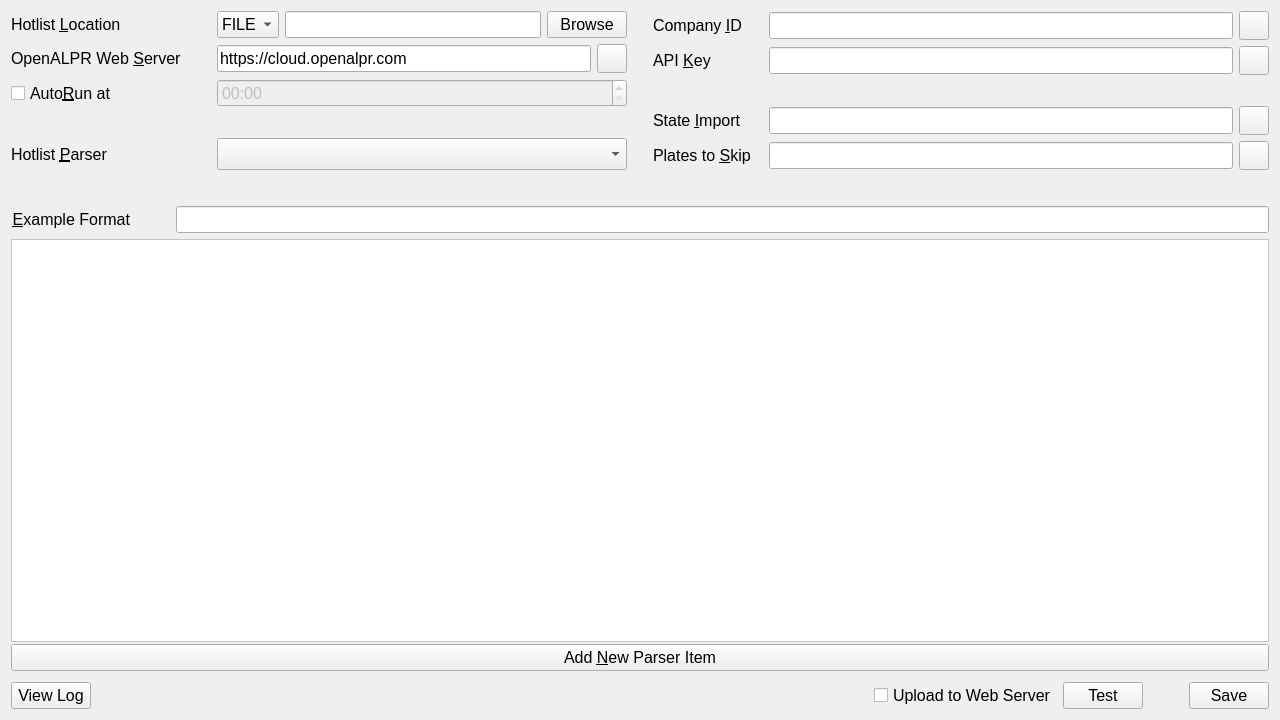
<?xml version="1.0" encoding="UTF-8"?>
<ui version="4.0">
 <class>OpenALPRHotListImporter</class>
 <widget class="QWidget" name="OpenALPRHotListImporter">
  <property name="geometry">
   <rect>
    <x>0</x>
    <y>0</y>
    <width>1280</width>
    <height>720</height>
   </rect>
  </property>
  <property name="sizePolicy">
   <sizepolicy hsizetype="Preferred" vsizetype="Fixed">
    <horstretch>0</horstretch>
    <verstretch>0</verstretch>
   </sizepolicy>
  </property>
  <property name="maximumSize">
   <size>
    <width>1280</width>
    <height>720</height>
   </size>
  </property>
  <property name="font">
   <font>
    <pointsize>12</pointsize>
   </font>
  </property>
  <property name="windowTitle">
   <string>OpenALPR Hotlist Importer</string>
  </property>
  <layout class="QVBoxLayout" name="verticalLayout_2">
   <item>
    <layout class="QHBoxLayout" name="horizontalLayout_2">
     <item>
      <layout class="QVBoxLayout" name="verticalLayout_4">
       <item>
        <layout class="QHBoxLayout" name="horizontalLayout_11">
         <item>
          <widget class="QLabel" name="label_4">
           <property name="minimumSize">
            <size>
             <width>200</width>
             <height>0</height>
            </size>
           </property>
           <property name="text">
            <string>Hotlist &amp;Location</string>
           </property>
           <property name="alignment">
            <set>Qt::AlignLeading|Qt::AlignLeft|Qt::AlignVCenter</set>
           </property>
           <property name="buddy">
            <cstring>comboHotlistLocation</cstring>
           </property>
          </widget>
         </item>
         <item>
          <widget class="QComboBox" name="comboHotlistLocation">
           <item>
            <property name="text">
             <string>FILE</string>
            </property>
           </item>
           <item>
            <property name="text">
             <string>URL</string>
            </property>
           </item>
          </widget>
         </item>
         <item>
          <widget class="QLineEdit" name="txtHotlistLocation"/>
         </item>
         <item>
          <widget class="QPushButton" name="btnBrowse">
           <property name="text">
            <string>Browse</string>
           </property>
          </widget>
         </item>
        </layout>
       </item>
       <item>
        <layout class="QHBoxLayout" name="horizontalLayout_9">
         <item>
          <widget class="QLabel" name="label_3">
           <property name="minimumSize">
            <size>
             <width>200</width>
             <height>0</height>
            </size>
           </property>
           <property name="font">
            <font>
             <pointsize>12</pointsize>
            </font>
           </property>
           <property name="layoutDirection">
            <enum>Qt::LeftToRight</enum>
           </property>
           <property name="text">
            <string>OpenALPR Web &amp;Server</string>
           </property>
           <property name="alignment">
            <set>Qt::AlignLeading|Qt::AlignLeft|Qt::AlignVCenter</set>
           </property>
           <property name="buddy">
            <cstring>txtWebServer</cstring>
           </property>
          </widget>
         </item>
         <item>
          <widget class="QLineEdit" name="txtWebServer">
           <property name="toolTip">
            <string>The destination address for the OpenALPR web server whose alert lists you wish to update.  Example: https://cloud.openalpr.com</string>
           </property>
           <property name="text">
            <string>https://cloud.openalpr.com</string>
           </property>
          </widget>
         </item>
         <item>
          <widget class="QToolButton" name="btnHelpUrl">
           <property name="text">
            <string/>
           </property>
           <property name="icon">
            <iconset>
             <normaloff>help-icon.ico</normaloff>help-icon.ico</iconset>
           </property>
           <property name="iconSize">
            <size>
             <width>22</width>
             <height>22</height>
            </size>
           </property>
          </widget>
         </item>
        </layout>
       </item>
       <item>
        <layout class="QHBoxLayout" name="horizontalLayout_10">
         <item>
          <widget class="QCheckBox" name="chkAutoRun">
           <property name="sizePolicy">
            <sizepolicy hsizetype="Preferred" vsizetype="Preferred">
             <horstretch>0</horstretch>
             <verstretch>0</verstretch>
            </sizepolicy>
           </property>
           <property name="minimumSize">
            <size>
             <width>200</width>
             <height>0</height>
            </size>
           </property>
           <property name="toolTip">
            <string>Enable/disable AutoRun</string>
           </property>
           <property name="text">
            <string>Auto&amp;Run at</string>
           </property>
          </widget>
         </item>
         <item>
          <widget class="QTimeEdit" name="timeAutoRun">
           <property name="enabled">
            <bool>false</bool>
           </property>
           <property name="sizePolicy">
            <sizepolicy hsizetype="Expanding" vsizetype="Fixed">
             <horstretch>0</horstretch>
             <verstretch>0</verstretch>
            </sizepolicy>
           </property>
           <property name="displayFormat">
            <string>HH:mm</string>
           </property>
          </widget>
         </item>
        </layout>
       </item>
       <item>
        <layout class="QHBoxLayout" name="horizontalLayout_13">
         <item>
          <spacer name="verticalSpacer">
           <property name="orientation">
            <enum>Qt::Vertical</enum>
           </property>
           <property name="sizeType">
            <enum>QSizePolicy::Maximum</enum>
           </property>
           <property name="sizeHint" stdset="0">
            <size>
             <width>20</width>
             <height>25</height>
            </size>
           </property>
          </spacer>
         </item>
        </layout>
       </item>
       <item>
        <layout class="QHBoxLayout" name="horizontalLayout_15">
         <item>
          <widget class="QLabel" name="label_7">
           <property name="minimumSize">
            <size>
             <width>200</width>
             <height>0</height>
            </size>
           </property>
           <property name="text">
            <string>Hotlist &amp;Parser</string>
           </property>
           <property name="buddy">
            <cstring>comboHotlistLocation</cstring>
           </property>
          </widget>
         </item>
         <item>
          <widget class="QComboBox" name="comboParser">
           <property name="sizePolicy">
            <sizepolicy hsizetype="Expanding" vsizetype="Preferred">
             <horstretch>0</horstretch>
             <verstretch>0</verstretch>
            </sizepolicy>
           </property>
          </widget>
         </item>
        </layout>
       </item>
      </layout>
     </item>
     <item>
      <spacer name="horizontalSpacer_2">
       <property name="orientation">
        <enum>Qt::Horizontal</enum>
       </property>
       <property name="sizeType">
        <enum>QSizePolicy::Maximum</enum>
       </property>
       <property name="sizeHint" stdset="0">
        <size>
         <width>20</width>
         <height>20</height>
        </size>
       </property>
      </spacer>
     </item>
     <item>
      <layout class="QVBoxLayout" name="verticalLayout_3">
       <item>
        <layout class="QHBoxLayout" name="horizontalLayout">
         <item>
          <widget class="QLabel" name="label">
           <property name="minimumSize">
            <size>
             <width>110</width>
             <height>0</height>
            </size>
           </property>
           <property name="font">
            <font>
             <pointsize>12</pointsize>
            </font>
           </property>
           <property name="layoutDirection">
            <enum>Qt::LeftToRight</enum>
           </property>
           <property name="text">
            <string>Company &amp;ID</string>
           </property>
           <property name="alignment">
            <set>Qt::AlignLeading|Qt::AlignLeft|Qt::AlignVCenter</set>
           </property>
           <property name="buddy">
            <cstring>txtCompanyID</cstring>
           </property>
          </widget>
         </item>
         <item>
          <widget class="QLineEdit" name="txtCompanyID">
           <property name="toolTip">
            <string>The Company ID on the OpenALPR web server.  This can be found on the My Account page: https://cloud.openalpr.com/account/my_account</string>
           </property>
          </widget>
         </item>
         <item>
          <widget class="QToolButton" name="btnHelpCompanyID">
           <property name="text">
            <string/>
           </property>
           <property name="icon">
            <iconset>
             <normaloff>help-icon.ico</normaloff>help-icon.ico</iconset>
           </property>
           <property name="iconSize">
            <size>
             <width>22</width>
             <height>22</height>
            </size>
           </property>
          </widget>
         </item>
        </layout>
       </item>
       <item>
        <layout class="QHBoxLayout" name="horizontalLayout_7">
         <item>
          <widget class="QLabel" name="label_2">
           <property name="minimumSize">
            <size>
             <width>110</width>
             <height>0</height>
            </size>
           </property>
           <property name="font">
            <font>
             <pointsize>12</pointsize>
            </font>
           </property>
           <property name="layoutDirection">
            <enum>Qt::LeftToRight</enum>
           </property>
           <property name="text">
            <string>API &amp;Key</string>
           </property>
           <property name="alignment">
            <set>Qt::AlignLeading|Qt::AlignLeft|Qt::AlignVCenter</set>
           </property>
           <property name="buddy">
            <cstring>txtAPIKey</cstring>
           </property>
          </widget>
         </item>
         <item>
          <widget class="QLineEdit" name="txtAPIKey">
           <property name="toolTip">
            <string>The API key used to authenticate with the OpenALPR web server.  This can be found on the My Account page: https://cloud.openalpr.com/account/my_account</string>
           </property>
          </widget>
         </item>
         <item>
          <widget class="QToolButton" name="btnHelpAPIKey">
           <property name="text">
            <string/>
           </property>
           <property name="icon">
            <iconset>
             <normaloff>help-icon.ico</normaloff>help-icon.ico</iconset>
           </property>
           <property name="iconSize">
            <size>
             <width>22</width>
             <height>22</height>
            </size>
           </property>
          </widget>
         </item>
        </layout>
       </item>
       <item>
        <layout class="QHBoxLayout" name="horizontalLayout_8">
         <item>
          <spacer name="verticalSpacer_3">
           <property name="orientation">
            <enum>Qt::Vertical</enum>
           </property>
           <property name="sizeType">
            <enum>QSizePolicy::Fixed</enum>
           </property>
           <property name="sizeHint" stdset="0">
            <size>
             <width>20</width>
             <height>25</height>
            </size>
           </property>
          </spacer>
         </item>
        </layout>
       </item>
       <item>
        <layout class="QHBoxLayout" name="horizontalLayout_14">
         <item>
          <widget class="QLabel" name="label_5">
           <property name="minimumSize">
            <size>
             <width>110</width>
             <height>0</height>
            </size>
           </property>
           <property name="text">
            <string>State &amp;Import</string>
           </property>
           <property name="buddy">
            <cstring>txtStateImport</cstring>
           </property>
          </widget>
         </item>
         <item>
          <widget class="QLineEdit" name="txtStateImport">
           <property name="toolTip">
            <string>List of state license plates (comma separated) to import from the alert list.  Leave blank to import all states.  Example: ca,or,nv,az would limit the import to only plates on the hotlist that correspond do those states.</string>
           </property>
           <property name="placeholderText">
            <string/>
           </property>
          </widget>
         </item>
         <item>
          <widget class="QToolButton" name="btnHelpStateImport">
           <property name="text">
            <string/>
           </property>
           <property name="icon">
            <iconset>
             <normaloff>help-icon.ico</normaloff>help-icon.ico</iconset>
           </property>
           <property name="iconSize">
            <size>
             <width>22</width>
             <height>22</height>
            </size>
           </property>
          </widget>
         </item>
        </layout>
       </item>
       <item>
        <layout class="QHBoxLayout" name="horizontalLayout_16">
         <item>
          <widget class="QLabel" name="label_6">
           <property name="minimumSize">
            <size>
             <width>110</width>
             <height>0</height>
            </size>
           </property>
           <property name="text">
            <string>Plates to &amp;Skip</string>
           </property>
           <property name="buddy">
            <cstring>txtSkipPlates</cstring>
           </property>
          </widget>
         </item>
         <item>
          <widget class="QLineEdit" name="txtSkipPlates">
           <property name="toolTip">
            <string>A comma separated list of plates to skip from the alert list.  Example: 000,1111,ABC123 would permanently ignore those plates from import.</string>
           </property>
           <property name="placeholderText">
            <string/>
           </property>
          </widget>
         </item>
         <item>
          <widget class="QToolButton" name="btnHelpPlatesToSkip">
           <property name="text">
            <string/>
           </property>
           <property name="icon">
            <iconset>
             <normaloff>help-icon.ico</normaloff>help-icon.ico</iconset>
           </property>
           <property name="iconSize">
            <size>
             <width>22</width>
             <height>22</height>
            </size>
           </property>
          </widget>
         </item>
        </layout>
       </item>
      </layout>
     </item>
    </layout>
   </item>
   <item>
    <layout class="QHBoxLayout" name="horizontalLayout_3"/>
   </item>
   <item>
    <layout class="QHBoxLayout" name="horizontalLayout_12">
     <item>
      <spacer name="verticalSpacer_2">
       <property name="orientation">
        <enum>Qt::Vertical</enum>
       </property>
       <property name="sizeType">
        <enum>QSizePolicy::Maximum</enum>
       </property>
       <property name="sizeHint" stdset="0">
        <size>
         <width>20</width>
         <height>30</height>
        </size>
       </property>
      </spacer>
     </item>
    </layout>
   </item>
   <item>
    <layout class="QHBoxLayout" name="horizontalLayout_5">
     <item>
      <widget class="QLabel" name="label_8">
       <property name="enabled">
        <bool>true</bool>
       </property>
       <property name="font">
        <font>
         <pointsize>12</pointsize>
        </font>
       </property>
       <property name="layoutDirection">
        <enum>Qt::LeftToRight</enum>
       </property>
       <property name="text">
        <string>&amp;Example Format</string>
       </property>
       <property name="alignment">
        <set>Qt::AlignRight|Qt::AlignTrailing|Qt::AlignVCenter</set>
       </property>
       <property name="buddy">
        <cstring>txtCompanyID</cstring>
       </property>
      </widget>
     </item>
     <item>
      <spacer name="horizontalSpacer_5">
       <property name="orientation">
        <enum>Qt::Horizontal</enum>
       </property>
       <property name="sizeType">
        <enum>QSizePolicy::Fixed</enum>
       </property>
       <property name="sizeHint" stdset="0">
        <size>
         <width>40</width>
         <height>20</height>
        </size>
       </property>
      </spacer>
     </item>
     <item>
      <widget class="QLineEdit" name="txtExampleFormat">
       <property name="enabled">
        <bool>true</bool>
       </property>
       <property name="toolTip">
        <string>Example Format</string>
       </property>
       <property name="readOnly">
        <bool>true</bool>
       </property>
       <property name="placeholderText">
        <string/>
       </property>
      </widget>
     </item>
    </layout>
   </item>
   <item>
    <layout class="QVBoxLayout" name="verticalLayout">
     <property name="spacing">
      <number>2</number>
     </property>
     <property name="bottomMargin">
      <number>5</number>
     </property>
     <item>
      <widget class="QScrollArea" name="scrollParsers">
       <property name="palette">
        <palette>
         <active>
          <colorrole role="WindowText">
           <brush brushstyle="SolidPattern">
            <color alpha="255">
             <red>0</red>
             <green>0</green>
             <blue>0</blue>
            </color>
           </brush>
          </colorrole>
          <colorrole role="Button">
           <brush brushstyle="SolidPattern">
            <color alpha="255">
             <red>255</red>
             <green>255</green>
             <blue>255</blue>
            </color>
           </brush>
          </colorrole>
          <colorrole role="Light">
           <brush brushstyle="SolidPattern">
            <color alpha="255">
             <red>255</red>
             <green>255</green>
             <blue>255</blue>
            </color>
           </brush>
          </colorrole>
          <colorrole role="Midlight">
           <brush brushstyle="SolidPattern">
            <color alpha="255">
             <red>255</red>
             <green>255</green>
             <blue>255</blue>
            </color>
           </brush>
          </colorrole>
          <colorrole role="Dark">
           <brush brushstyle="SolidPattern">
            <color alpha="255">
             <red>127</red>
             <green>127</green>
             <blue>127</blue>
            </color>
           </brush>
          </colorrole>
          <colorrole role="Mid">
           <brush brushstyle="SolidPattern">
            <color alpha="255">
             <red>170</red>
             <green>170</green>
             <blue>170</blue>
            </color>
           </brush>
          </colorrole>
          <colorrole role="Text">
           <brush brushstyle="SolidPattern">
            <color alpha="255">
             <red>0</red>
             <green>0</green>
             <blue>0</blue>
            </color>
           </brush>
          </colorrole>
          <colorrole role="BrightText">
           <brush brushstyle="SolidPattern">
            <color alpha="255">
             <red>255</red>
             <green>255</green>
             <blue>255</blue>
            </color>
           </brush>
          </colorrole>
          <colorrole role="ButtonText">
           <brush brushstyle="SolidPattern">
            <color alpha="255">
             <red>0</red>
             <green>0</green>
             <blue>0</blue>
            </color>
           </brush>
          </colorrole>
          <colorrole role="Base">
           <brush brushstyle="SolidPattern">
            <color alpha="255">
             <red>255</red>
             <green>255</green>
             <blue>255</blue>
            </color>
           </brush>
          </colorrole>
          <colorrole role="Window">
           <brush brushstyle="SolidPattern">
            <color alpha="255">
             <red>255</red>
             <green>255</green>
             <blue>255</blue>
            </color>
           </brush>
          </colorrole>
          <colorrole role="Shadow">
           <brush brushstyle="SolidPattern">
            <color alpha="255">
             <red>0</red>
             <green>0</green>
             <blue>0</blue>
            </color>
           </brush>
          </colorrole>
          <colorrole role="AlternateBase">
           <brush brushstyle="SolidPattern">
            <color alpha="255">
             <red>255</red>
             <green>255</green>
             <blue>255</blue>
            </color>
           </brush>
          </colorrole>
          <colorrole role="ToolTipBase">
           <brush brushstyle="SolidPattern">
            <color alpha="255">
             <red>255</red>
             <green>255</green>
             <blue>220</blue>
            </color>
           </brush>
          </colorrole>
          <colorrole role="ToolTipText">
           <brush brushstyle="SolidPattern">
            <color alpha="255">
             <red>0</red>
             <green>0</green>
             <blue>0</blue>
            </color>
           </brush>
          </colorrole>
         </active>
         <inactive>
          <colorrole role="WindowText">
           <brush brushstyle="SolidPattern">
            <color alpha="255">
             <red>0</red>
             <green>0</green>
             <blue>0</blue>
            </color>
           </brush>
          </colorrole>
          <colorrole role="Button">
           <brush brushstyle="SolidPattern">
            <color alpha="255">
             <red>255</red>
             <green>255</green>
             <blue>255</blue>
            </color>
           </brush>
          </colorrole>
          <colorrole role="Light">
           <brush brushstyle="SolidPattern">
            <color alpha="255">
             <red>255</red>
             <green>255</green>
             <blue>255</blue>
            </color>
           </brush>
          </colorrole>
          <colorrole role="Midlight">
           <brush brushstyle="SolidPattern">
            <color alpha="255">
             <red>255</red>
             <green>255</green>
             <blue>255</blue>
            </color>
           </brush>
          </colorrole>
          <colorrole role="Dark">
           <brush brushstyle="SolidPattern">
            <color alpha="255">
             <red>127</red>
             <green>127</green>
             <blue>127</blue>
            </color>
           </brush>
          </colorrole>
          <colorrole role="Mid">
           <brush brushstyle="SolidPattern">
            <color alpha="255">
             <red>170</red>
             <green>170</green>
             <blue>170</blue>
            </color>
           </brush>
          </colorrole>
          <colorrole role="Text">
           <brush brushstyle="SolidPattern">
            <color alpha="255">
             <red>0</red>
             <green>0</green>
             <blue>0</blue>
            </color>
           </brush>
          </colorrole>
          <colorrole role="BrightText">
           <brush brushstyle="SolidPattern">
            <color alpha="255">
             <red>255</red>
             <green>255</green>
             <blue>255</blue>
            </color>
           </brush>
          </colorrole>
          <colorrole role="ButtonText">
           <brush brushstyle="SolidPattern">
            <color alpha="255">
             <red>0</red>
             <green>0</green>
             <blue>0</blue>
            </color>
           </brush>
          </colorrole>
          <colorrole role="Base">
           <brush brushstyle="SolidPattern">
            <color alpha="255">
             <red>255</red>
             <green>255</green>
             <blue>255</blue>
            </color>
           </brush>
          </colorrole>
          <colorrole role="Window">
           <brush brushstyle="SolidPattern">
            <color alpha="255">
             <red>255</red>
             <green>255</green>
             <blue>255</blue>
            </color>
           </brush>
          </colorrole>
          <colorrole role="Shadow">
           <brush brushstyle="SolidPattern">
            <color alpha="255">
             <red>0</red>
             <green>0</green>
             <blue>0</blue>
            </color>
           </brush>
          </colorrole>
          <colorrole role="AlternateBase">
           <brush brushstyle="SolidPattern">
            <color alpha="255">
             <red>255</red>
             <green>255</green>
             <blue>255</blue>
            </color>
           </brush>
          </colorrole>
          <colorrole role="ToolTipBase">
           <brush brushstyle="SolidPattern">
            <color alpha="255">
             <red>255</red>
             <green>255</green>
             <blue>220</blue>
            </color>
           </brush>
          </colorrole>
          <colorrole role="ToolTipText">
           <brush brushstyle="SolidPattern">
            <color alpha="255">
             <red>0</red>
             <green>0</green>
             <blue>0</blue>
            </color>
           </brush>
          </colorrole>
         </inactive>
         <disabled>
          <colorrole role="WindowText">
           <brush brushstyle="SolidPattern">
            <color alpha="255">
             <red>127</red>
             <green>127</green>
             <blue>127</blue>
            </color>
           </brush>
          </colorrole>
          <colorrole role="Button">
           <brush brushstyle="SolidPattern">
            <color alpha="255">
             <red>255</red>
             <green>255</green>
             <blue>255</blue>
            </color>
           </brush>
          </colorrole>
          <colorrole role="Light">
           <brush brushstyle="SolidPattern">
            <color alpha="255">
             <red>255</red>
             <green>255</green>
             <blue>255</blue>
            </color>
           </brush>
          </colorrole>
          <colorrole role="Midlight">
           <brush brushstyle="SolidPattern">
            <color alpha="255">
             <red>255</red>
             <green>255</green>
             <blue>255</blue>
            </color>
           </brush>
          </colorrole>
          <colorrole role="Dark">
           <brush brushstyle="SolidPattern">
            <color alpha="255">
             <red>127</red>
             <green>127</green>
             <blue>127</blue>
            </color>
           </brush>
          </colorrole>
          <colorrole role="Mid">
           <brush brushstyle="SolidPattern">
            <color alpha="255">
             <red>170</red>
             <green>170</green>
             <blue>170</blue>
            </color>
           </brush>
          </colorrole>
          <colorrole role="Text">
           <brush brushstyle="SolidPattern">
            <color alpha="255">
             <red>127</red>
             <green>127</green>
             <blue>127</blue>
            </color>
           </brush>
          </colorrole>
          <colorrole role="BrightText">
           <brush brushstyle="SolidPattern">
            <color alpha="255">
             <red>255</red>
             <green>255</green>
             <blue>255</blue>
            </color>
           </brush>
          </colorrole>
          <colorrole role="ButtonText">
           <brush brushstyle="SolidPattern">
            <color alpha="255">
             <red>127</red>
             <green>127</green>
             <blue>127</blue>
            </color>
           </brush>
          </colorrole>
          <colorrole role="Base">
           <brush brushstyle="SolidPattern">
            <color alpha="255">
             <red>255</red>
             <green>255</green>
             <blue>255</blue>
            </color>
           </brush>
          </colorrole>
          <colorrole role="Window">
           <brush brushstyle="SolidPattern">
            <color alpha="255">
             <red>255</red>
             <green>255</green>
             <blue>255</blue>
            </color>
           </brush>
          </colorrole>
          <colorrole role="Shadow">
           <brush brushstyle="SolidPattern">
            <color alpha="255">
             <red>0</red>
             <green>0</green>
             <blue>0</blue>
            </color>
           </brush>
          </colorrole>
          <colorrole role="AlternateBase">
           <brush brushstyle="SolidPattern">
            <color alpha="255">
             <red>255</red>
             <green>255</green>
             <blue>255</blue>
            </color>
           </brush>
          </colorrole>
          <colorrole role="ToolTipBase">
           <brush brushstyle="SolidPattern">
            <color alpha="255">
             <red>255</red>
             <green>255</green>
             <blue>220</blue>
            </color>
           </brush>
          </colorrole>
          <colorrole role="ToolTipText">
           <brush brushstyle="SolidPattern">
            <color alpha="255">
             <red>0</red>
             <green>0</green>
             <blue>0</blue>
            </color>
           </brush>
          </colorrole>
         </disabled>
        </palette>
       </property>
       <property name="widgetResizable">
        <bool>true</bool>
       </property>
       <widget class="QWidget" name="scrollAreaWidgetContents_2">
        <property name="geometry">
         <rect>
          <x>0</x>
          <y>0</y>
          <width>1258</width>
          <height>364</height>
         </rect>
        </property>
        <layout class="QVBoxLayout" name="scrollParsersLayout"/>
       </widget>
      </widget>
     </item>
     <item>
      <widget class="QPushButton" name="btnAddParser">
       <property name="text">
        <string>Add &amp;New Parser Item</string>
       </property>
      </widget>
     </item>
    </layout>
   </item>
   <item>
    <layout class="QHBoxLayout" name="horizontalLayout_6">
     <item>
      <widget class="QPushButton" name="btnViewLog">
       <property name="text">
        <string>View Log</string>
       </property>
      </widget>
     </item>
     <item>
      <spacer name="horizontalSpacer_6">
       <property name="orientation">
        <enum>Qt::Horizontal</enum>
       </property>
       <property name="sizeHint" stdset="0">
        <size>
         <width>40</width>
         <height>20</height>
        </size>
       </property>
      </spacer>
     </item>
     <item>
      <widget class="QCheckBox" name="chkUpload">
       <property name="text">
        <string>Upload to Web Server</string>
       </property>
      </widget>
     </item>
     <item>
      <widget class="QPushButton" name="btnTest">
       <property name="text">
        <string>Test</string>
       </property>
      </widget>
     </item>
     <item>
      <spacer name="horizontalSpacer_8">
       <property name="orientation">
        <enum>Qt::Horizontal</enum>
       </property>
       <property name="sizeType">
        <enum>QSizePolicy::Fixed</enum>
       </property>
       <property name="sizeHint" stdset="0">
        <size>
         <width>40</width>
         <height>20</height>
        </size>
       </property>
      </spacer>
     </item>
     <item>
      <widget class="QPushButton" name="btnSave">
       <property name="text">
        <string>Save</string>
       </property>
      </widget>
     </item>
    </layout>
   </item>
  </layout>
 </widget>
 <resources/>
 <connections/>
</ui>
